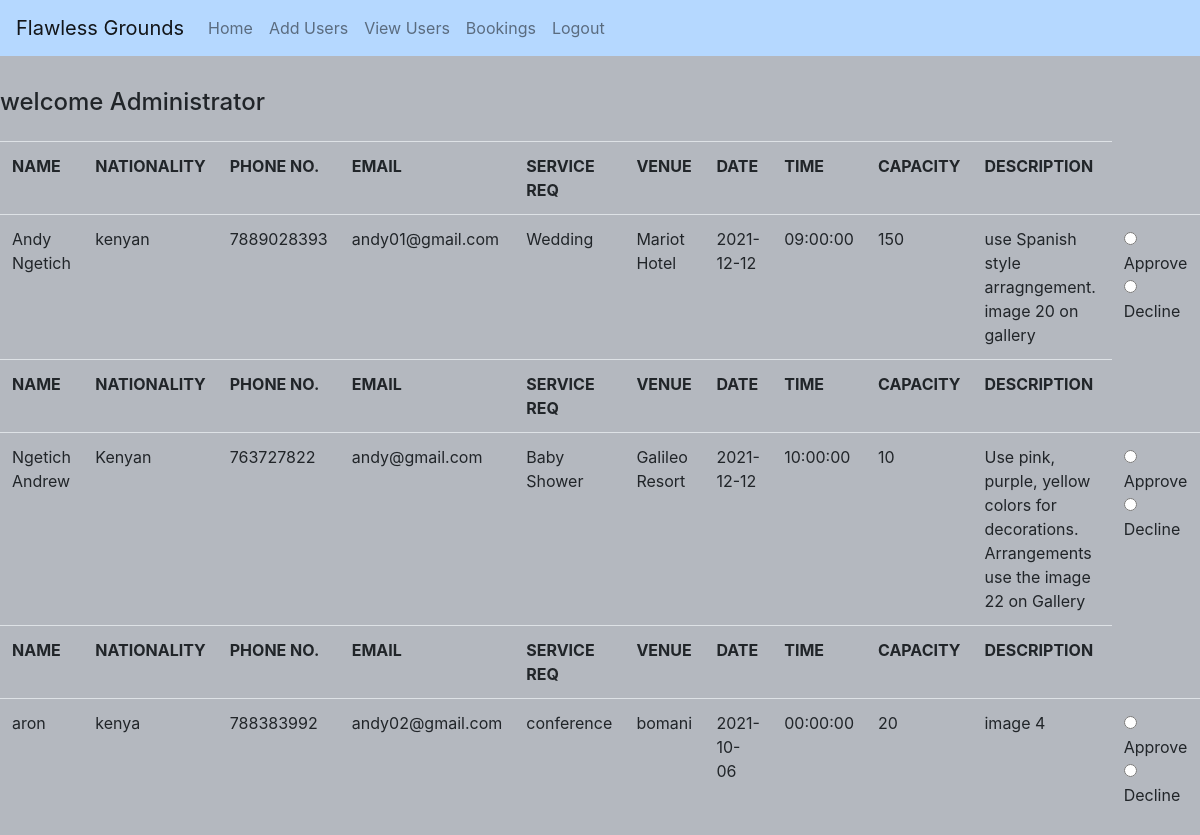
The app's page /bookings (signed in) with its own data.
### databases.py (models this page shows)
class Booking(Model):
    name = CharField()
    nationality = CharField()
    current_residence = CharField()
    county = CharField()
    constituency = CharField()
    address = CharField()
    phone_no = IntegerField()
    email = CharField(unique=True)
    service_needed = CharField()
    venue = CharField()
    date = DateField()
    time = TimeField()
    capacity = IntegerField()
    description = TextField()
    class Meta:
        database = db

### app.py (the view)
@app.route('/bookings')
def bookings():
    bookings = Booking.select()
    return render_template("admin.html", bookings=bookings)

### templates/admin.html (shortened to what this page needs)
<!DOCTYPE html>
<html lang="en">
<head>
    <link rel="stylesheet" href="../static/bootstrap/css/bootstrap.css">
</head>
<body>
    <nav class="menu navbar navbar-expand-md bg-info navbar-light">
      <a class="navbar-brand" href="#">Flawless Grounds</a>
  <div class="menu">
    <ul class="navbar-nav">
      <li class="nav-item">
        <a class="nav-link" href="admin">Home</a>
      </li>
      <li class="nav-item">
        <a class="nav-link" href="/add_users">Add Users</a>
      </li>
      <li class="nav-item">
        <a class="nav-link" href="/view_users">View Users</a>
      </li>
      <li class="nav-item">
        <a class="nav-link" href="/bookings">Bookings</a>
      </li>
      <li class="nav-item">
        <a class="nav-link" href="/logout">Logout</a>
      </li>
    </ul>
  </div>
</nav>
<h4>welcome {{ session.name }}</h4>
    <table class = "table table-hover table-hover">
        {% for bookings in bookings %}
        <tr>
            <th>NAME</th>
            <th>NATIONALITY</th>
            <th>PHONE NO.</th>
            <th>EMAIL</th>
            <th>SERVICE REQ</th>
            <th>VENUE</th>
            <th>DATE</th>
            <th>TIME</th>
            <th>CAPACITY</th>
            <th>DESCRIPTION</th>
        </tr>
        <tr>
            <td>{{ bookings.name }}</td>
            <td>{{ bookings.nationality }}</td>
            <td>{{ bookings.phone_no }}</td>
            <td>{{ bookings.email }}</td>
            <td>{{ bookings.service_needed }}</td>
            <td>{{ bookings.venue }}</td>
            <td>{{ bookings.date }}</td>
            <td>{{ bookings.time }}</td>
            <td>{{ bookings.capacity }}</td>
            <td>{{ bookings.description }}</td>
            <td>
                <input type="radio" name="feedback" id="{{ bookings.id }}" value="Approved" >Approve
                <input type="radio" name="feedback" id="{{ bookings.id }}" value="Declined" >Decline
            </td>
        </tr>
        {% endfor %}
    </table>
</body>
</html>

### records on screen
Booking: name "Andy Ngetich", nationality "kenyan", phone_no "7889028393", email "andy01@gmail.com", service_needed "Wedding", venue "Mariot Hotel", date "2021-12-12", time "09:00:00", capacity "150", description "use Spanish style arragngement. image 20 on gallery"
Booking: name "Ngetich Andrew", nationality "Kenyan", phone_no "763727822", email "andy@gmail.com", service_needed "Baby Shower", venue "Galileo Resort", date "2021-12-12", time "10:00:00", capacity "10", description "Use pink, purple, yellow colors for decorations. Arrangements use the image 22 on Gallery"
Booking: name "aron", nationality "kenya", phone_no "788383992", email "andy02@gmail.com", service_needed "conference", venue "bomani", date "2021-10-06", time "00:00:00", capacity "20", description "image 4"

### other values on screen
{{ session.name }} "Administrator"
